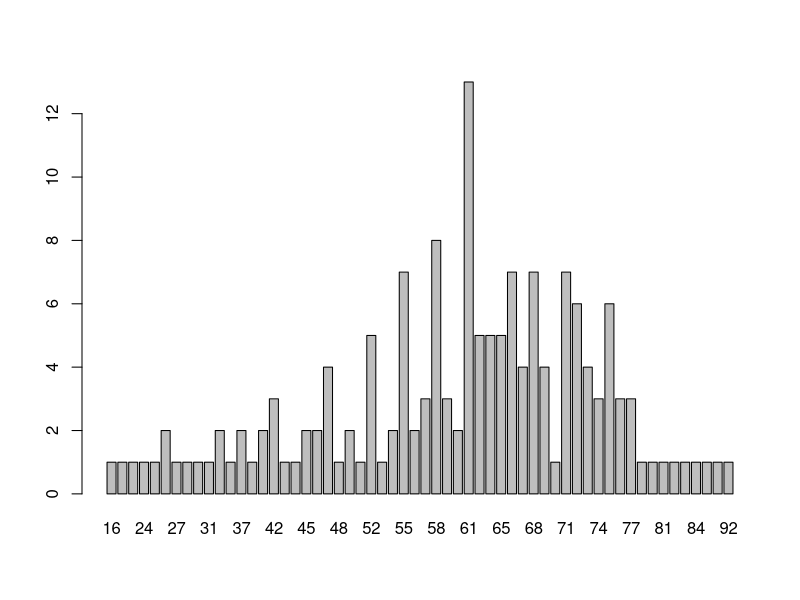
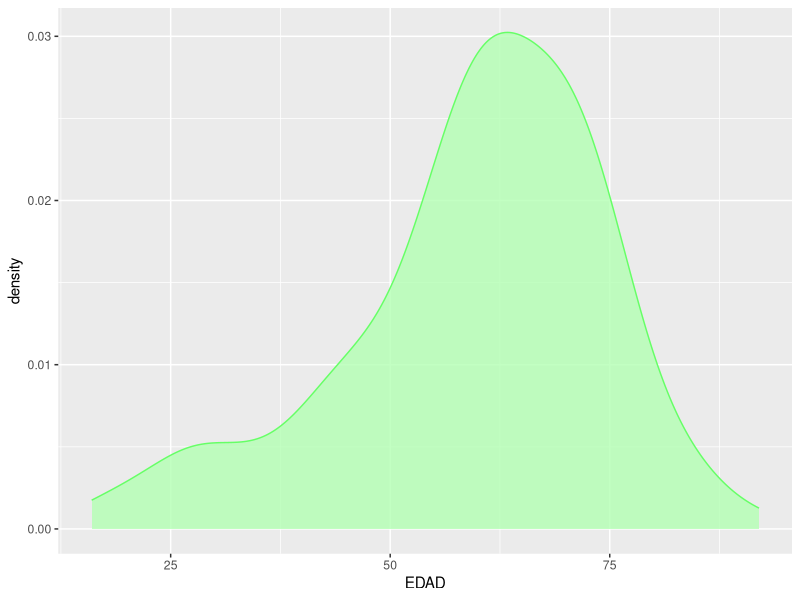
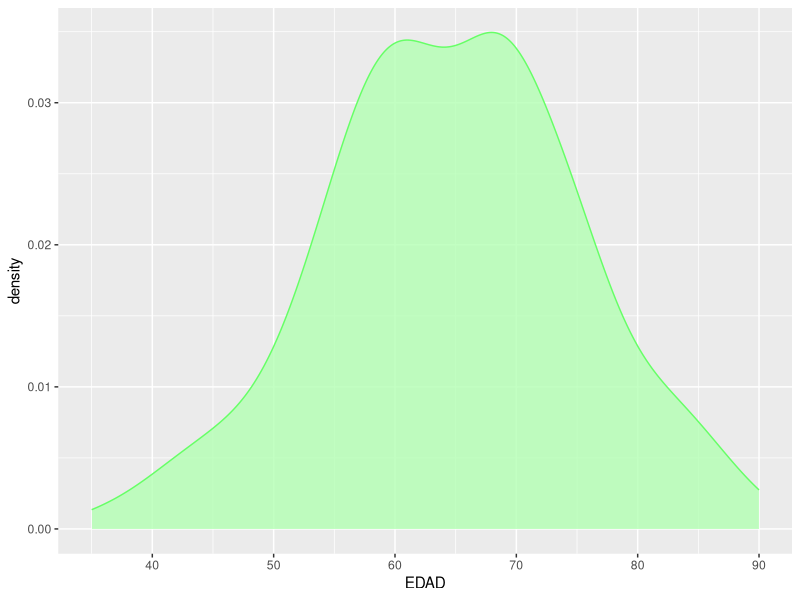
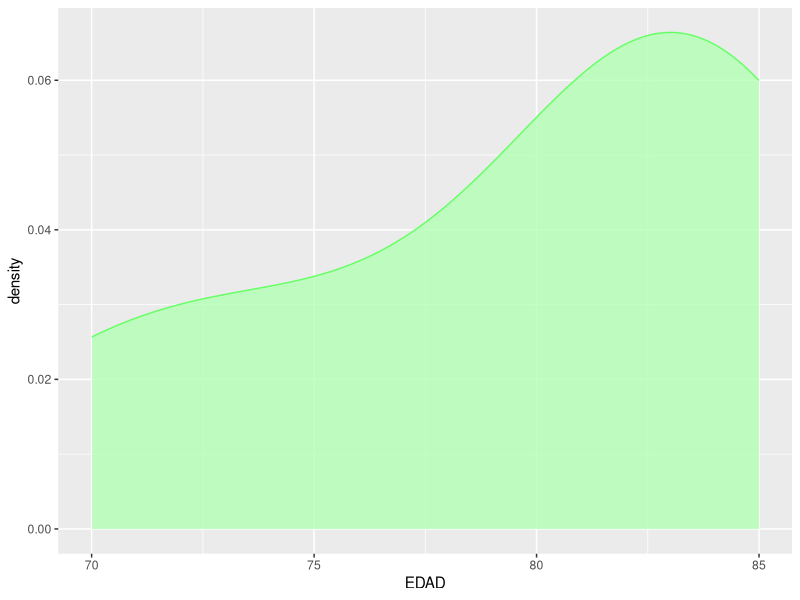

Write the R code that produced these figures, in order.
#Test Git
#Preuba
#prueba mateo
library(ggplot2)
library(plotrix)
library(dplyr)
print("Hello world xd")
print("hello xdxdxdxd")

dataset <- read.csv("dataset.csv", sep=",")
View(dataset)

angioplastia <- dataset[which(dataset$PROCEDIMIENTO == "ANGIOPLASTIA"),]
cirugia <- dataset[which(dataset$PROCEDIMIENTO == "CIRUGIA"),]
endovalvula <- dataset[which(dataset$PROCEDIMIENTO == "ENDOVALVULA"),]

plot(factor(cirugia$EDAD),type = "h")
cirugia %>%
  ggplot( aes(x=EDAD))+
  geom_density(fill="#b3ffb3", color="#66ff66", alpha=0.8)
angioplastia %>%
  ggplot( aes(x=EDAD))+
  geom_density(fill="#b3ffb3", color="#66ff66", alpha=0.8)
endovalvula %>%
  ggplot( aes(x=EDAD))+
  geom_density(fill="#b3ffb3", color="#66ff66", alpha=0.8)

